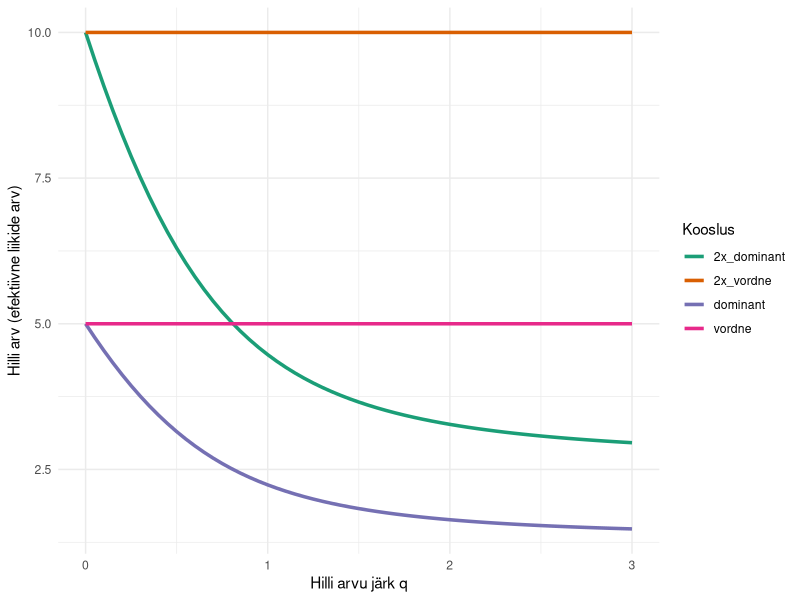

This chart was generated by the following R code:
## ---- chunk 1
suppressWarnings(suppressPackageStartupMessages(library(tidyverse)))

# Example community
abundances <- c(50, 30, 15, 5)
props <- abundances / sum(abundances)

# Funktsioon Hilli arvu arvutamiseks
f_hill_number <- function(p, # p on liikide suhteliste ohtruste vektor,
                        q) { # q on Hilli arvu järk
  if (q == 1) { # erijuht kui q -> 1
    return(exp(-sum(p * log(p)))) # arvutame Shannoni eksponendi
  } else {
    return((sum(p^q))^(1 / (1 - q))) # arvutame Hilli arvu standardvalemiga
  }
}

# Funktsioon koosluse põhjal erinevate Hilli arvude arvutamiseks
f_hill_df <- function(from = 0, # q parameetri vahemiku algus
                      to = 3, # q parameetri vahemiku lõpp
                      by = 0.05, # mis sammuga me q väärtuste jada loome
                      a) { # liikide ohtruste vektor
  qs <- seq(from, to, by) # loome q väärtuste jada
  p <- a / sum(a) # liikide ohtrused suhtelisteks ohtrusteks
  t_df <- tibble(
    q = qs,
    D_q = map_dbl(qs, ~ f_hill_number(p, .x))
  )
  return(t_df)
}

# Arvutame Hilli arvud nelja erineva koosluse kohta
hill_df_1 <- f_hill_df(a = c(10, 10, 10, 10, 10)) # võrdsed ohtrused

hill_df_2 <- f_hill_df(a = c(10, 10, 10, 10, 10,
                             10, 10, 10, 10, 10)) # võrdsed ohtrused, 2x rohkem liike

hill_df_3 <- f_hill_df(a = c(40, 5, 5, 1, 1)) # selgelt domineeriv liik

hill_df_4 <- f_hill_df(a = c(40, 5, 5, 1, 1,
                             40, 5, 5, 1, 1)) # 2 selgelt domineerivat liiki, 2x rohkem liike

# Paneme tabelid kokku:
hill_df <- bind_rows(
  hill_df_1,
  hill_df_2,
  hill_df_3,
  hill_df_4,
  .id = "kooslus"
) %>%
  mutate(kooslus = recode(kooslus,
                          "1" = "vordne",
                          "2" = "2x_vordne",
                          "3" = "dominant",
                          "4" = "2x_dominant"))




# Joonistame
ggplot(hill_df, aes(x = q, y = D_q, colour = kooslus)) +
  geom_line(linewidth = 1.2) +
  labs(
    x = "Hilli arvu järk q",
    y = "Hilli arv (efektiivne liikide arv)",
    colour = "Kooslus"
  ) +
  theme_minimal() +
  scale_colour_brewer(palette = "Dark2")
